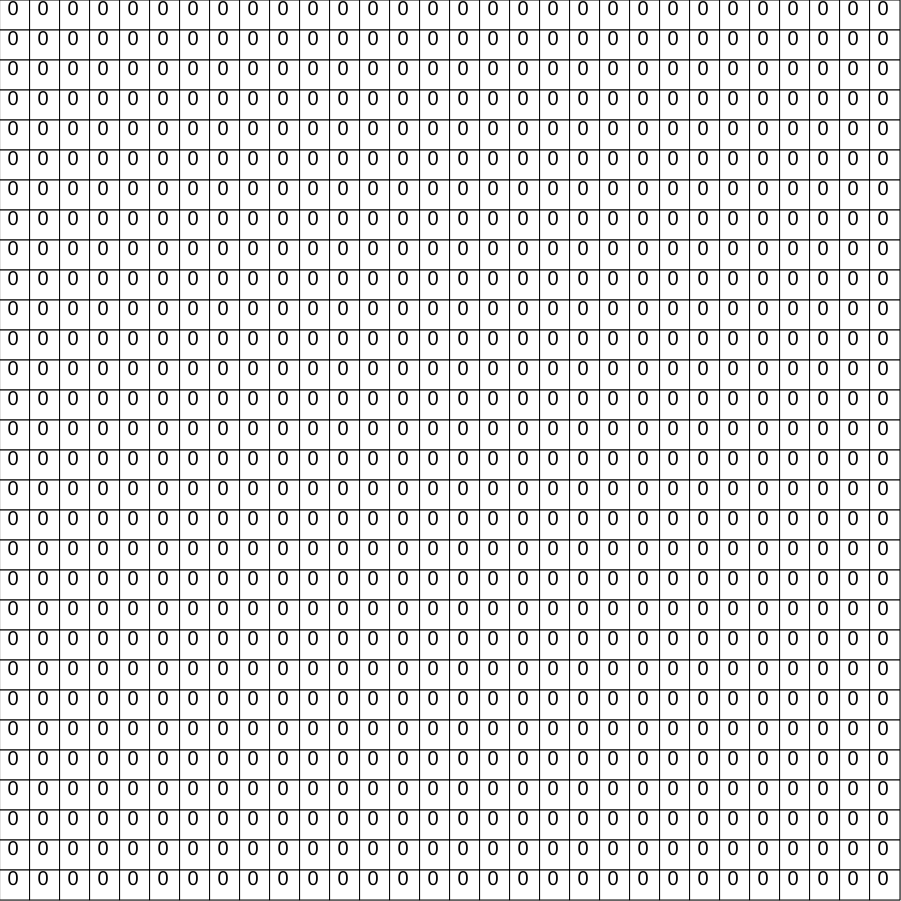
Frame 1 (no input)
Frame 60 (no input): identical to frame 1, image omitted
Frame 120 (the mouse pressed at the canvas centre since frame 60): identical to frame 1, image omitted

The p5.js sketch that drew this single still picture (run headless with seeded random() and noise() and a simulated clock; from frame 60 on, the mouse is pressed at the canvas centre):

// p5.js sketch
// ── sketch.js
var cols = 30;
var rows = 30;
var w = 30;
var bomb_nb = 10;
var map;

function setup() {
    createCanvas(cols*w+1, rows*w+1);
    map = new Array(cols);
    for(var i=0 ; i<cols ; i++) {
        map[i] = new Array(rows);
        for(var j=0 ; j<rows ; j++) {
            map[i][j] = new Cell();
        }
    }

    plant_bombs();
}

function draw() {
    background(200);
    textSize(20);

    for(var i = 0 ; i<cols ; i++) {
        for(var j=0 ; j<rows ; j++) {
            rect(i*w, j*w, w, w);
            text("0", i*w+w/4, j*w+w/2);
        }
    }
    // noLoop();
}

function mousePressed() {
    i = floor(mouseX/w);
    j = floor(mouseY/w);
    console.log(i+"; "+j);
}

function plant_bombs() {
    var bomb_i, bomb_j;
    for(var i=0 ; i<bomb_nb ; i++) {
        console.log(map[0][1]);
        do {
            bomb_i = floor(random(0, cols));
            console.log(bomb_i);
            bomb_j = floor(random(0, rows));
            console.log(bomb_j);
        } while(map[bomb_i][bomb_j].value == 9);
        map[bomb_i][bomb_j].value = 9;
    }
}

// ── cell.js
function Cell() {
    var value = 0;
}

Cell.prototype.test = function() {

};
